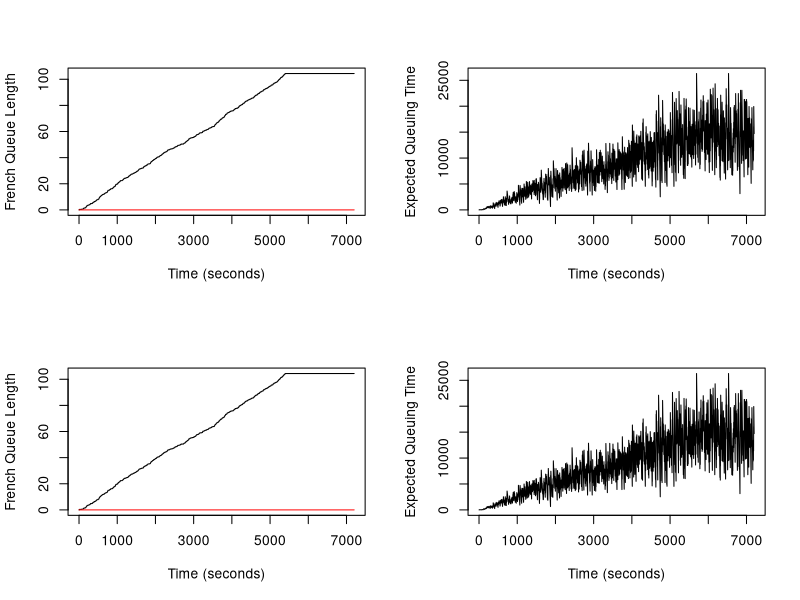

This chart was generated by the following R code:
qsim <- function(mf, mb, a.rate, trb, trf, tmb, tmf, maxb) {

  set.seed(11)
  
  # Initialize state variables
  # Create a vector representing the number of cars waiting in each respective french queue
  french_queues <- rep(0,mf)
  # Creates a vector corresponding to the processing time of the front car in each respective French queue
  # Initialize this at 0 to indicate that there is no processing time elapsed for any car in the queue
  french_times <- rep(0,mf)
  # Do the same for the British queues and time 
  british_queues <- rep(0,mb)
  british_times <- rep(0,mb)
  #Initialize the empty vectors 
  nf <- numeric()
  nb <- numeric()
  eq <- numeric() 
  
  for (t in 1:7200) {
    # Generate Poisson arrivals only within the first 90 minutes
    if (t <= 5400) {  # 60x90mins = 5400s
      num_arrivals <- round(rpois(1, a.rate), 0)
      # Assign the num_arrivals to the shortest french queues using which.min 
      french_queues[which.min(french_queues)] <- french_queues[which.min(french_queues)] + num_arrivals
    }
    
    # For each individual queue at the French border
    # Processing cars from the french station to the British station 
    for (i in 1:mf) {
      if (french_times[i] < 0) { # 
        french_times[i] <- 0 # Assign french time for each station to 0 
        # Condition checks if the total sum of all British queues is less than the total capacity 
        if(sum(british_queues) < (mb * maxb)) {
          # If condition met, a processed car in the french queue will move into the British queue
          # Need to check if the french car has actually been processed
          # Reduce the length for a selected French queue
          french_queues[i] <- french_queues[i] - 1
          # Store the indexes of British queues that are available 
          available_british <- which(british_queues < maxb)
          # Assign the processed french car to the shortest British queue
          # Do this by applying the which.min to the available British queues 
          # Finally, apply the index to obtain the shortest British queue
          target_british <- available_british[which.min(british_queues[available_british])]
          # Update the shortest British queue by 1
          british_queues[target_british] <- british_queues[target_british] + 1
          } 
      }
      
      # Condition 1: Check whether the french queue has cars waiting and
      # Condition 2: If the processing time for the front car in the queue has elapsed 
      # If both conditions are true, the French queue is not empty and the front car has been processed
      if (french_queues[i] > 0 && french_times[i] == 0) {
        # store a uniformly generated processing time for each car of the front car in each respective queue
        french_times[i] <- round(runif(1, tmf, tmf + trf), 0)
      }
    }
    
    # British station  
    # If the processing time for the front car in the British queue is less than 0 
    # Reset the processing time to 0 and remove one car from that queue  
    # Because it has already finished being processed 
    for (i in 1:mb) {
      if(british_times[i] < 0) {
        british_times[i] <- 0
        british_queues[i] <- british_queues[i]-1
      }
      
    # However, if the queue is not empty and the British time is equal to zero
    # apply a service time based on the uniform distribution 
      if (british_queues[i] > 0 && british_times[i] == 0) {
        british_times[i] <- round(runif(1,tmb, tmb + trb), 0)
      }
    }
    
    # Expected waiting time at the start of the French queue
    eq[t] <- sum(french_queues) * mean(french_times[french_times >= 0])
    
    # Record queue lengths
    nf[t] <- mean(french_queues)
    nb[t] <- mean(british_queues)
    
    
    # Update processing times
    for (i in 1:mf) {
      if (french_times[i] > 0){
        french_times[i] <- french_times[i] - 1
      }
    }
    
    for (i in 1:mb) {
      if (british_times[i] > 0){
        british_times[i] <- british_times[i] - 1
      }
    }
  }
  return(list(nf = nf, nb = nb, eq = eq))
}

sim <- qsim(mf=5,mb=5,a.rate=.1,trb=40,trf=40,tmb=30,tmf=30,maxb=20); sim
sim_40 <- qsim(mf=5,mb=5,a.rate=.1,trb=40,trf=40,tmb=40,tmf=30,maxb=20); sim_40

tail(sim_40$nf, n = 1000)

# Plot
# Set up a 2x2 grid for plots
par(mfrow = c(2, 2))  

# Plot 1: French and British queue lengths over time
plot(1:7200, sim$nf, type = "l", xlab = "Time (seconds)", ylab = "French Queue Length")
lines(1:7200, sim$nb, col = "red")
# legend("topright", legend = c("French Queue", "British Queue"), col = c("black", "red"), lty = 1)

# Plot 2: Expected queuing time over time
plot(1:7200, sim$eq, type = "l", xlab = "Time (seconds)", ylab = "Expected Queuing Time")

# Plot 3: French and British queue lengths over time
plot(1:7200, sim_40$nf, type = "l", xlab = "Time (seconds)", ylab = "French Queue Length")
lines(1:7200, sim_40$nb, col = "red")
# legend("topright", legend = c("French Queue", "British Queue"), col = c("black", "red"), lty = 1)

# Plot 4: Expected queuing time over time
plot(1:7200, sim_40$eq, type = "l", xlab = "Time (seconds)", ylab = "Expected Queuing Time")

